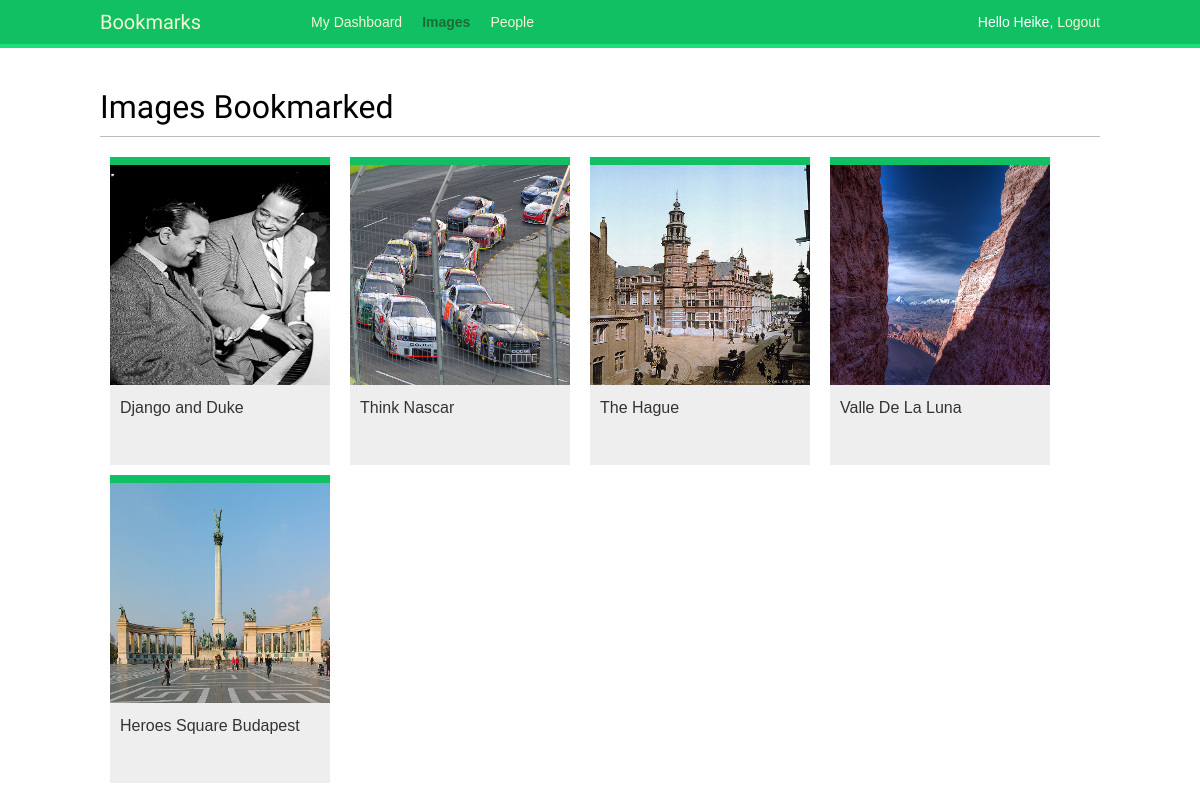
The page /imagesapp/ (signed in) on the database its author committed.
### imagesapp/models.py (models this page shows, shortened)
class Image(models.Model):
    user = models.ForeignKey(settings.AUTH_USER_MODEL, related_name='images_created', on_delete=models.CASCADE)
    title = models.CharField(max_length=200)
    slug = models.SlugField(max_length=200, blank=True)
    url = models.URLField()
    image = models.ImageField(upload_to='images/%Y/%m/%d/')
    description = models.TextField(blank=True)
    created = models.DateField(auto_now_add=True, db_index=True)
    users_like = models.ManyToManyField(settings.AUTH_USER_MODEL, related_name='images_liked', blank=True)
    total_likes = models.PositiveIntegerField(db_index=True, default=0)
    def get_absolute_url(self):
        return reverse('images:detail', args=[self.id, self.slug])

### imagesapp/views.py (the view)
# urls.py: path('', views.image_list, name='list'),
@login_required
def image_list(request):
    images = Image.objects.all()
    paginator = Paginator(images, 8)
    page = request.GET.get('page')
    try:
        images = paginator.page(page)
    except PageNotAnInteger:
        images = paginator.page(1)
    except EmptyPage:
        if request.is_ajax():
            return HttpResponse('')
        images = paginator.page(paginator.num_pages)
    if request.is_ajax():
        return render(request, 'imagesapp/image/list_ajax.html', {'section':'images', 'images':images})
    return render(request, 'imagesapp/image/list.html', {'section':'images', 'images':images})

### imagesapp/templates/imagesapp/image/list.html (shortened to what this page needs)
{% extends "base.html" %}
{% block content %}
<h1>Images Bookmarked</h1>
<div id="image-list">
    {% include "imagesapp/image/list_ajax.html" %}
</div>
{% endblock %}

### account/templates/base.html (shortened to what this page needs)
{% load static %}
<!DOCTYPE html>
<html>
    <head>
        <link href="{% static 'css/base.css' %}" rel="stylesheet">
    </head>
    <body>
        <div id="header">
            <span class="logo">Bookmarks</span>
            {% if request.user.is_authenticated %}
            <ul class="menu">
                <li {% if section == 'dashboard' %}class="selected"{% endif %}>
                    <a href="{% url 'dashboard' %}">My Dashboard</a>
                </li>
                <li {% if section == 'images' %}class="selected"{% endif %}>
                    <a href="{% url 'imagesapp:list' %}">Images</a>
                </li>
                <li {% if section == 'people' %}class="selected"{% endif %}>
                    <a href="{% url 'user_list' %}">People</a>
                </li>
            </ul>
            {% endif %}
            <span class="user">
                {% if request.user.is_authenticated %}
                Hello {{request.user.first_name}},
                <a href="{% url 'logout' %}">Logout</a>
                {% else %}
                <a href="{% url 'login' %}">Login</a>
                {% endif %}
            </span>
        </div>
        <div id="content">
            {% block content %}
            {% endblock %}
        </div>
    </body>
</html>

### imagesapp/templates/imagesapp/image/list_ajax.html
{% load thumbnail %}
{% for image in images %}
<div class="image">
    <a href="{{ image.get_absolute_url }}">
        {% thumbnail image.image 500x500 crop="smart" as im %}
        <a href="{{ image.get_absolute_url }}">
            <img src="{{ im.url }}" alt="">
        </a>
    </a>
    <div class="info">
        <a href="{{ image.get_absolute_url }}" class="title">
            {{ image.title }}
        </a>
    </div>
</div>
{% endfor %}

### account/static/css/base.css (style rules this page uses)
body { margin:0; padding:0; font-family:helvetica, sans-serif; }
a { color:#12c064; text-decoration:none; }
h1, h2, h3, h4, h5 , h6 { font-family: 'Muli', sans-serif; font-weight:normal; }
h1 { border-bottom:1px solid #bbb; padding:0 0 10px 0; margin:10px 0 20px 0; }
#header { padding:10px 100px; font-size:14px; background:#12c064; color:#fff; border-bottom:4px solid #1cdf78; overflow:auto; }
#header .logo { font-family: 'Muli', sans-serif; float:left; color:#f3f7cc; font-size:20px; margin-right:10%; }
#header ul.menu { list-style:none; float:left; margin:0; padding:0; }
#header ul.menu li { float:left; padding:4px 10px; }
#header ul.menu li.selected a, #header ul.menu li.selected a:hover { color:#1b6d32; font-weight:bold; }
#header a { color:#f3f7cc; }
#header .user { float:right; padding-top:4px; }
#content { padding:30px 100px; }
#image-list { overflow:auto; }
#image-list .image { float:left; width:220px; height:300px; margin:0 10px 10px 10px; border-top:8px solid #12c064; background:#eee; }
#image-list img { width:220px; height:220px; }
#image-list .info { padding:10px; }
#image-list .info a { color:#333; }

### rows shown on the page
Image: shows a picture, title "Django and Duke"
Image: shows a picture, title "Think Nascar"
Image: shows a picture, title "The Hague"
Image: shows a picture, title "Valle De La Luna"
Image: shows a picture, title "Heroes Square Budapest"

### other values the page prints
{{ request.user.first_name }} "Heike"
